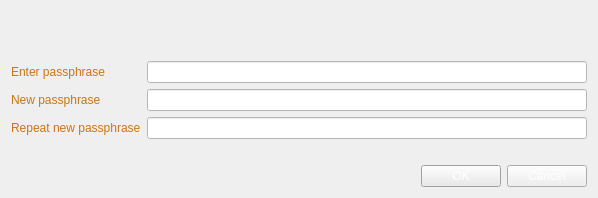
<?xml version="1.0" encoding="UTF-8"?>
<ui version="4.0">
 <class>AskPassphraseDialog</class>
 <widget class="QDialog" name="AskPassphraseDialog">
  <property name="geometry">
   <rect>
    <x>0</x>
    <y>0</y>
    <width>598</width>
    <height>198</height>
   </rect>
  </property>
  <property name="sizePolicy">
   <sizepolicy hsizetype="Preferred" vsizetype="Minimum">
    <horstretch>0</horstretch>
    <verstretch>0</verstretch>
   </sizepolicy>
  </property>
  <property name="minimumSize">
   <size>
    <width>550</width>
    <height>0</height>
   </size>
  </property>
  <property name="palette">
   <palette>
    <active>
     <colorrole role="WindowText">
      <brush brushstyle="SolidPattern">
       <color alpha="255">
        <red>202</red>
        <green>117</green>
        <blue>19</blue>
       </color>
      </brush>
     </colorrole>
    </active>
    <inactive>
     <colorrole role="WindowText">
      <brush brushstyle="SolidPattern">
       <color alpha="255">
        <red>202</red>
        <green>117</green>
        <blue>19</blue>
       </color>
      </brush>
     </colorrole>
    </inactive>
    <disabled>
     <colorrole role="WindowText">
      <brush brushstyle="SolidPattern">
       <color alpha="255">
        <red>132</red>
        <green>132</green>
        <blue>132</blue>
       </color>
      </brush>
     </colorrole>
    </disabled>
   </palette>
  </property>
  <property name="windowTitle">
   <string>Passphrase Dialog</string>
  </property>
  <property name="styleSheet">
   <string notr="true">background-image: url(:/images/back);</string>
  </property>
  <layout class="QVBoxLayout" name="verticalLayout">
   <item>
    <widget class="QLabel" name="warningLabel">
     <property name="styleSheet">
      <string notr="true">color: rgb(255, 170, 0);</string>
     </property>
     <property name="textFormat">
      <enum>Qt::RichText</enum>
     </property>
     <property name="wordWrap">
      <bool>true</bool>
     </property>
    </widget>
   </item>
   <item>
    <layout class="QFormLayout" name="formLayout">
     <property name="fieldGrowthPolicy">
      <enum>QFormLayout::AllNonFixedFieldsGrow</enum>
     </property>
     <item row="0" column="0">
      <widget class="QLabel" name="passLabel1">
       <property name="palette">
        <palette>
         <active>
          <colorrole role="WindowText">
           <brush brushstyle="SolidPattern">
            <color alpha="255">
             <red>202</red>
             <green>117</green>
             <blue>19</blue>
            </color>
           </brush>
          </colorrole>
         </active>
         <inactive>
          <colorrole role="WindowText">
           <brush brushstyle="SolidPattern">
            <color alpha="255">
             <red>202</red>
             <green>117</green>
             <blue>19</blue>
            </color>
           </brush>
          </colorrole>
         </inactive>
         <disabled>
          <colorrole role="WindowText">
           <brush brushstyle="SolidPattern">
            <color alpha="255">
             <red>132</red>
             <green>132</green>
             <blue>132</blue>
            </color>
           </brush>
          </colorrole>
         </disabled>
        </palette>
       </property>
       <property name="text">
        <string>Enter passphrase</string>
       </property>
      </widget>
     </item>
     <item row="0" column="1">
      <widget class="QLineEdit" name="passEdit1">
       <property name="styleSheet">
        <string notr="true">background-color: rgb(255, 255, 255);
color: rgb(255, 0, 0);</string>
       </property>
       <property name="echoMode">
        <enum>QLineEdit::Password</enum>
       </property>
      </widget>
     </item>
     <item row="1" column="0">
      <widget class="QLabel" name="passLabel2">
       <property name="palette">
        <palette>
         <active>
          <colorrole role="WindowText">
           <brush brushstyle="SolidPattern">
            <color alpha="255">
             <red>202</red>
             <green>117</green>
             <blue>19</blue>
            </color>
           </brush>
          </colorrole>
         </active>
         <inactive>
          <colorrole role="WindowText">
           <brush brushstyle="SolidPattern">
            <color alpha="255">
             <red>202</red>
             <green>117</green>
             <blue>19</blue>
            </color>
           </brush>
          </colorrole>
         </inactive>
         <disabled>
          <colorrole role="WindowText">
           <brush brushstyle="SolidPattern">
            <color alpha="255">
             <red>132</red>
             <green>132</green>
             <blue>132</blue>
            </color>
           </brush>
          </colorrole>
         </disabled>
        </palette>
       </property>
       <property name="text">
        <string>New passphrase</string>
       </property>
      </widget>
     </item>
     <item row="1" column="1">
      <widget class="QLineEdit" name="passEdit2">
       <property name="styleSheet">
        <string notr="true">background-color: rgb(255, 255, 255);
color: rgb(255, 0, 0);</string>
       </property>
       <property name="echoMode">
        <enum>QLineEdit::Password</enum>
       </property>
      </widget>
     </item>
     <item row="2" column="0">
      <widget class="QLabel" name="passLabel3">
       <property name="palette">
        <palette>
         <active>
          <colorrole role="WindowText">
           <brush brushstyle="SolidPattern">
            <color alpha="255">
             <red>202</red>
             <green>117</green>
             <blue>19</blue>
            </color>
           </brush>
          </colorrole>
         </active>
         <inactive>
          <colorrole role="WindowText">
           <brush brushstyle="SolidPattern">
            <color alpha="255">
             <red>202</red>
             <green>117</green>
             <blue>19</blue>
            </color>
           </brush>
          </colorrole>
         </inactive>
         <disabled>
          <colorrole role="WindowText">
           <brush brushstyle="SolidPattern">
            <color alpha="255">
             <red>132</red>
             <green>132</green>
             <blue>132</blue>
            </color>
           </brush>
          </colorrole>
         </disabled>
        </palette>
       </property>
       <property name="text">
        <string>Repeat new passphrase</string>
       </property>
      </widget>
     </item>
     <item row="2" column="1">
      <widget class="QLineEdit" name="passEdit3">
       <property name="styleSheet">
        <string notr="true">background-color: rgb(255, 255, 255);
color: rgb(255, 0, 0);</string>
       </property>
       <property name="echoMode">
        <enum>QLineEdit::Password</enum>
       </property>
      </widget>
     </item>
     <item row="3" column="1">
      <widget class="QLabel" name="capsLabel">
       <property name="font">
        <font>
         <weight>75</weight>
         <bold>true</bold>
        </font>
       </property>
       <property name="text">
        <string/>
       </property>
       <property name="alignment">
        <set>Qt::AlignCenter</set>
       </property>
      </widget>
     </item>
    </layout>
   </item>
   <item>
    <widget class="QDialogButtonBox" name="buttonBox">
     <property name="palette">
      <palette>
       <active>
        <colorrole role="Text">
         <brush brushstyle="SolidPattern">
          <color alpha="255">
           <red>255</red>
           <green>255</green>
           <blue>255</blue>
          </color>
         </brush>
        </colorrole>
        <colorrole role="ButtonText">
         <brush brushstyle="SolidPattern">
          <color alpha="255">
           <red>255</red>
           <green>255</green>
           <blue>255</blue>
          </color>
         </brush>
        </colorrole>
        <colorrole role="Highlight">
         <brush brushstyle="SolidPattern">
          <color alpha="255">
           <red>255</red>
           <green>255</green>
           <blue>255</blue>
          </color>
         </brush>
        </colorrole>
       </active>
       <inactive>
        <colorrole role="Text">
         <brush brushstyle="SolidPattern">
          <color alpha="255">
           <red>255</red>
           <green>255</green>
           <blue>255</blue>
          </color>
         </brush>
        </colorrole>
        <colorrole role="ButtonText">
         <brush brushstyle="SolidPattern">
          <color alpha="255">
           <red>255</red>
           <green>255</green>
           <blue>255</blue>
          </color>
         </brush>
        </colorrole>
        <colorrole role="Highlight">
         <brush brushstyle="SolidPattern">
          <color alpha="255">
           <red>255</red>
           <green>255</green>
           <blue>255</blue>
          </color>
         </brush>
        </colorrole>
       </inactive>
       <disabled>
        <colorrole role="Text">
         <brush brushstyle="SolidPattern">
          <color alpha="255">
           <red>132</red>
           <green>132</green>
           <blue>132</blue>
          </color>
         </brush>
        </colorrole>
        <colorrole role="ButtonText">
         <brush brushstyle="SolidPattern">
          <color alpha="255">
           <red>132</red>
           <green>132</green>
           <blue>132</blue>
          </color>
         </brush>
        </colorrole>
        <colorrole role="Highlight">
         <brush brushstyle="SolidPattern">
          <color alpha="255">
           <red>195</red>
           <green>195</green>
           <blue>195</blue>
          </color>
         </brush>
        </colorrole>
       </disabled>
      </palette>
     </property>
     <property name="orientation">
      <enum>Qt::Horizontal</enum>
     </property>
     <property name="standardButtons">
      <set>QDialogButtonBox::Cancel|QDialogButtonBox::Ok</set>
     </property>
    </widget>
   </item>
  </layout>
 </widget>
 <resources>
  <include location="../bitcoin.qrc"/>
 </resources>
 <connections>
  <connection>
   <sender>buttonBox</sender>
   <signal>accepted()</signal>
   <receiver>AskPassphraseDialog</receiver>
   <slot>accept()</slot>
   <hints>
    <hint type="sourcelabel">
     <x>248</x>
     <y>254</y>
    </hint>
    <hint type="destinationlabel">
     <x>157</x>
     <y>274</y>
    </hint>
   </hints>
  </connection>
  <connection>
   <sender>buttonBox</sender>
   <signal>rejected()</signal>
   <receiver>AskPassphraseDialog</receiver>
   <slot>reject()</slot>
   <hints>
    <hint type="sourcelabel">
     <x>316</x>
     <y>260</y>
    </hint>
    <hint type="destinationlabel">
     <x>286</x>
     <y>274</y>
    </hint>
   </hints>
  </connection>
 </connections>
</ui>
